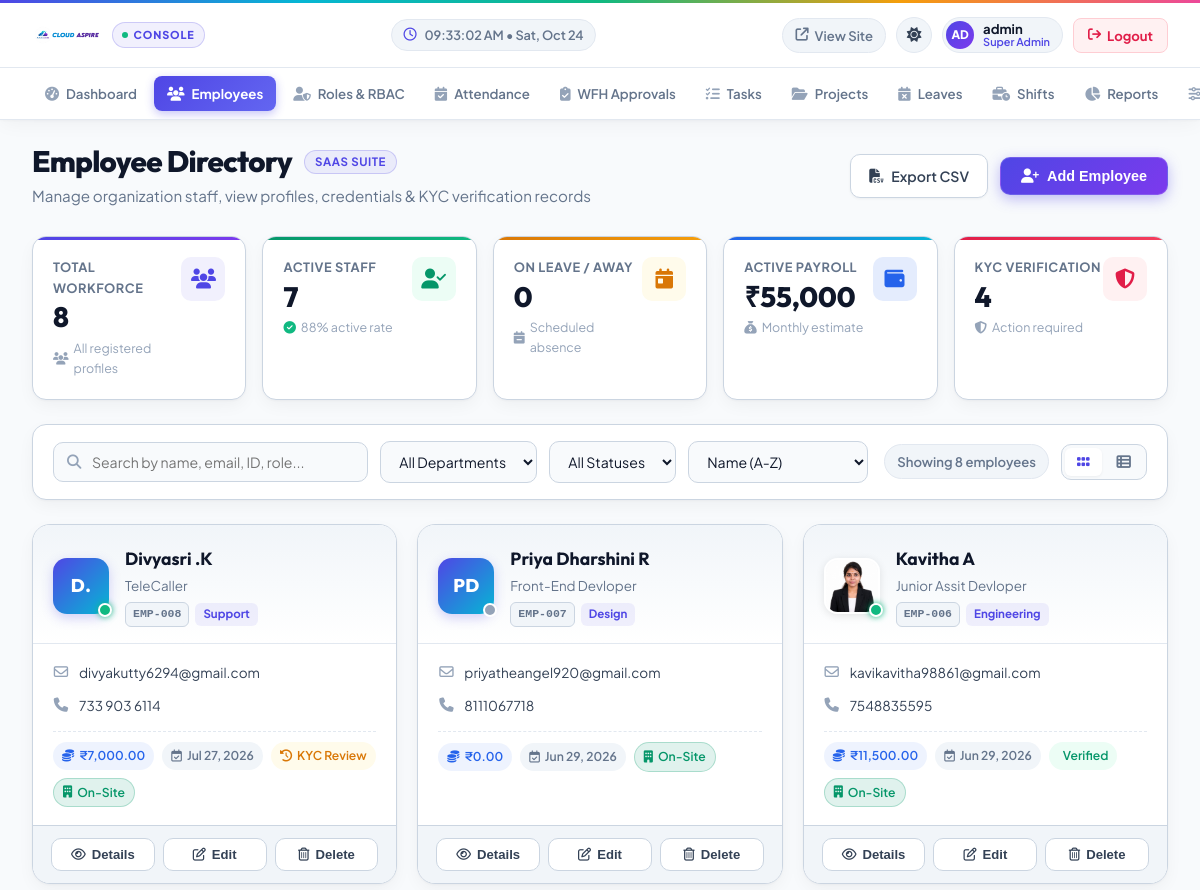
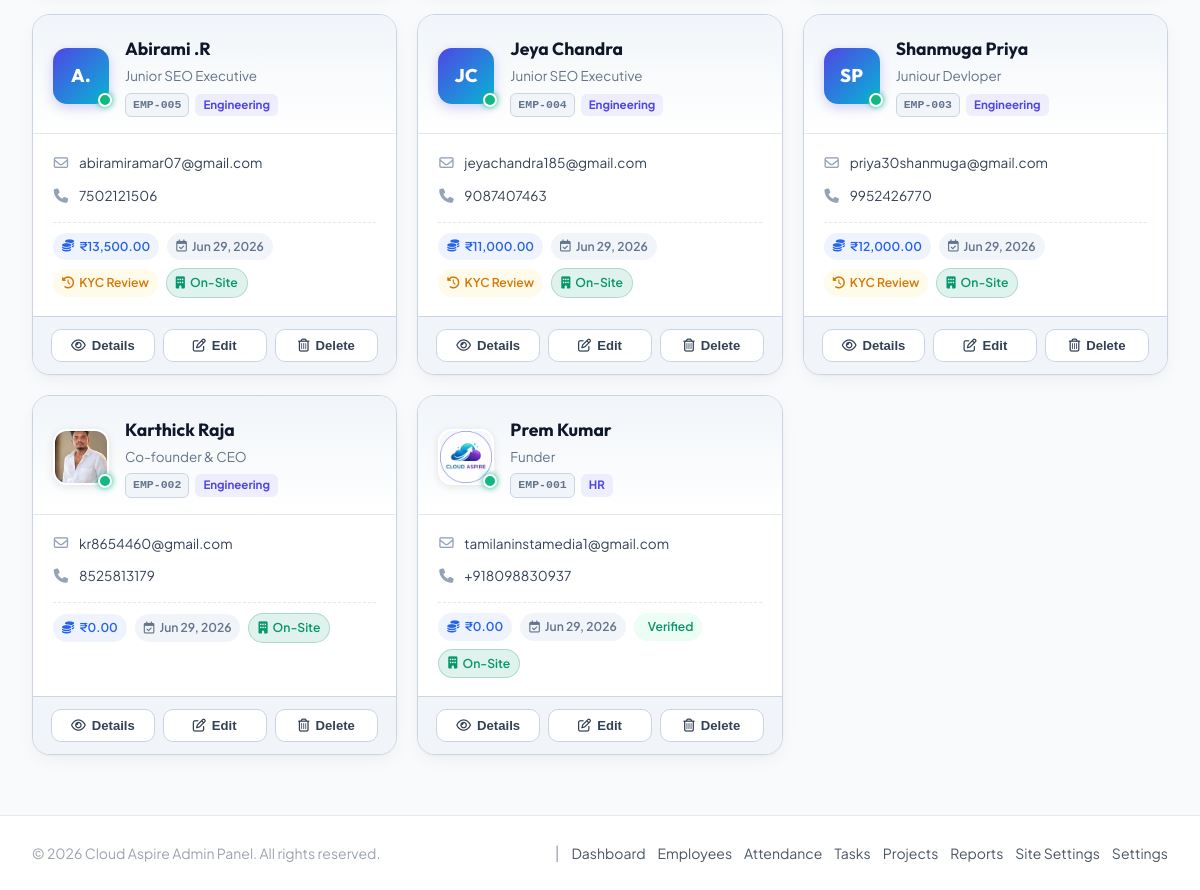
Screenshot of /admin/employee.php (signed in) with the database file from the repository (2 pictures, top to bottom).
### tables this page shows
CREATE TABLE `site_settings` (
  `id` int(11) NOT NULL AUTO_INCREMENT,
  `site_name` varchar(120) NOT NULL,
  `tagline` varchar(255) DEFAULT NULL,
  `brand_color` varchar(20) DEFAULT '#4f46e5',
  `support_email` varchar(255) DEFAULT NULL,
  `support_phone` varchar(50) DEFAULT NULL,
  `logo` varchar(255) DEFAULT NULL,
  `favicon` varchar(255) DEFAULT NULL,
  `smtp_host` varchar(255) DEFAULT NULL,
  `smtp_port` smallint(5) unsigned NOT NULL DEFAULT 587,
  `smtp_encryption` varchar(10) NOT NULL DEFAULT 'tls',
  `smtp_username` varchar(255) DEFAULT NULL,
  `smtp_password` text DEFAULT NULL,
  `smtp_from_email` varchar(255) DEFAULT NULL,
  `smtp_from_name` varchar(120) DEFAULT NULL,
  `is_active` tinyint(1) NOT NULL DEFAULT 1,
  `created_at` timestamp NOT NULL DEFAULT current_timestamp(),
  `updated_at` timestamp NOT NULL DEFAULT current_timestamp() ON UPDATE current_timestamp(),
  `office_name` varchar(150) NOT NULL DEFAULT 'Cloud Aspire Headquarters',
  `office_address` varchar(255) DEFAULT NULL,
  `office_latitude` decimal(10,8) DEFAULT 11.94160000,
  `office_longitude` decimal(11,8) DEFAULT 79.80830000,
  `office_radius_meters` int(11) NOT NULL DEFAULT 100,
  `location_attendance_enabled` tinyint(1) NOT NULL DEFAULT 1,
  `wfh_early_window_minutes` int(11) NOT NULL DEFAULT 15,
  `wfh_grace_period_minutes` int(11) NOT NULL DEFAULT 15,
  `wfh_late_threshold_minutes` int(11) NOT NULL DEFAULT 30,
  `wfh_auto_reschedule_allowed` tinyint(1) NOT NULL DEFAULT 0,
  PRIMARY KEY (`id`)
);

CREATE TABLE `employees` (
  `id` int(11) NOT NULL AUTO_INCREMENT,
  `first_name` varchar(50) NOT NULL,
  `last_name` varchar(50) NOT NULL,
  `email` varchar(100) NOT NULL,
  `password` varchar(255) DEFAULT NULL,
  `phone` varchar(20) DEFAULT NULL,
  `department` varchar(50) DEFAULT NULL,
  `position` varchar(100) DEFAULT NULL,
  `salary` decimal(10,2) DEFAULT NULL,
  `hire_date` date DEFAULT NULL,
  `status` enum('active','inactive','on_leave') DEFAULT 'active',
  `work_mode` enum('on_site','wfh') NOT NULL DEFAULT 'on_site',
  `created_at` timestamp NOT NULL DEFAULT current_timestamp(),
  `updated_at` timestamp NOT NULL DEFAULT current_timestamp() ON UPDATE current_timestamp(),
  `avatar` varchar(255) DEFAULT NULL,
  `aadhar_image` varchar(255) DEFAULT NULL,
  `aadhar_verified` tinyint(1) DEFAULT 0,
  `employee_id` varchar(10) DEFAULT NULL,
  `first_login_completed` tinyint(1) DEFAULT 0,
  PRIMARY KEY (`id`),
  UNIQUE KEY `email` (`email`)
);

### admin/employee.php (the view, shortened to what the rows shown need)
<?php
require_once __DIR__ . '/../app/security.php';
$avatarDir = __DIR__ . '/../assets/uploads/avatars';
$employees       = [];
try {
    $stmt = $pdo->query("SELECT * FROM employees ORDER BY id DESC LIMIT 1500");
    $employees = $stmt->fetchAll(PDO::FETCH_ASSOC);
} catch (PDOException $e) {
    error_log("Fetch employees error: " . $e->getMessage());
    $message = "Error loading employee roster.";
    $messageType = "error";
}
include __DIR__ . '/header.php';
?>
<div class="emp-container">
    <div class="emp-hero-bar">
        <div class="emp-hero-title-wrap">
            <h1>
                <span>Employee Directory</span>
                <span class="emp-hero-badge">SaaS Suite</span>
            </h1>
        </div>
    </div>
    <div class="emp-grid" id="empCardGrid">
        <?php foreach ($employees as $index => $emp):
            $fullName = htmlspecialchars(trim($emp['first_name'] . ' ' . $emp['last_name']));
            $initials = strtoupper(substr($emp['first_name'], 0, 1) . substr($emp['last_name'], 0, 1)) ?: 'EM';
            $code = htmlspecialchars($emp['employee_id'] ?: ('EMP-' . $emp['id']));
            $position = htmlspecialchars($emp['position'] ?: 'Staff Member');
            $dept = htmlspecialchars($emp['department'] ?: 'General');
            $status = $emp['status'] ?: 'active';
            $salary = (float)($emp['salary'] ?? 0);
            $hireDateFmt = !empty($emp['hire_date']) ? date('M d, Y', strtotime($emp['hire_date'])) : 'Not recorded';
            $aadharStatus = (int)($emp['aadhar_verified'] ?? 0);
            $hasAvatar = !empty($emp['avatar']) && file_exists($avatarDir . '/' . $emp['avatar']);
            $avatarUrl = $hasAvatar ? '/assets/uploads/avatars/' . rawurlencode($emp['avatar']) : null;
        ?>
            <div class="emp-card"
                 data-id="<?php echo $emp['id']; ?>"
                 data-name="<?php echo strtolower($fullName); ?>"
                 data-email="<?php echo strtolower($emp['email']); ?>"
                 data-phone="<?php echo strtolower($emp['phone'] ?? ''); ?>"
                 data-code="<?php echo strtolower($code); ?>"
                 data-role="<?php echo strtolower($position); ?>"
                 data-dept="<?php echo htmlspecialchars($dept); ?>"
                 data-status="<?php echo $status; ?>"
                 data-salary="<?php echo $salary; ?>"
                 data-hire="<?php echo $emp['hire_date'] ?? ''; ?>"
                 data-created="<?php echo $emp['created_at'] ?? ''; ?>"
                 style="animation-delay: <?php echo min(0.4, $index * 0.04); ?>s;">
                <div class="emp-card-header">
                    <div class="emp-avatar-wrap">
                        <?php if ($avatarUrl): ?>
                            <img src="<?php echo $avatarUrl; ?>" alt="<?php echo $fullName; ?>" class="emp-avatar-img">
                        <?php else: ?>
                            <div class="emp-avatar-fallback"><?php echo $initials; ?></div>
                        <?php endif; ?>
                        <div class="emp-status-indicator status-<?php echo $status; ?>" title="Status: <?php echo ucfirst(str_replace('_', ' ', $status)); ?>"></div>
                    </div>
                    <div class="emp-card-titles">
                        <div class="emp-card-name" title="<?php echo $fullName; ?>"><?php echo $fullName; ?></div>
                        <div class="emp-card-role" title="<?php echo $position; ?>"><?php echo $position; ?></div>
                        <div class="emp-card-chips">
                            <span class="emp-code-pill"><?php echo $code; ?></span>
                            <span class="emp-dept-pill"><?php echo $dept; ?></span>
                        </div>
                    </div>
                </div>
                <div class="emp-card-body">
                    <div class="emp-detail-row">
                        <i class="fa-regular fa-envelope"></i>
                        <a href="mailto:<?php echo htmlspecialchars($emp['email']); ?>" title="Send email">
                            <?php echo htmlspecialchars($emp['email']); ?>
                        </a>
                    </div>
                    <div class="emp-detail-row">
                        <i class="fa-solid fa-phone"></i>
                        <?php if (!empty($emp['phone'])): ?>
                            <a href="tel:<?php echo htmlspecialchars($emp['phone']); ?>">
                                <?php echo htmlspecialchars($emp['phone']); ?>
                            </a>
                        <?php else: ?>
                            <span style="color:var(--adm-faint); font-style:italic;">No phone provided</span>
                        <?php endif; ?>
                    </div>
                    <div class="emp-card-tags">
                        <div class="emp-tag-badge emp-tag-salary" title="Annual / Monthly compensation">
                            <i class="fa-solid fa-coins"></i>
                            <span>₹<?php echo number_format($salary, 2); ?></span>
                        </div>
                        <div class="emp-tag-badge emp-tag-hire" title="Joined date">
                            <i class="fa-regular fa-calendar-check"></i>
                            <span><?php echo $hireDateFmt; ?></span>
                        </div>
                        <?php if ($aadharStatus === 2): ?>
                            <div class="emp-tag-badge emp-tag-kyc-ok" title="Identity Verified">
                                <span>Verified</span>
                            </div>
                        <?php elseif ($aadharStatus === 1): ?>
                            <div class="emp-tag-badge emp-tag-kyc-pending" title="Aadhaar uploaded, pending review">
                                <i class="fa-solid fa-clock-rotate-left"></i>
                                <span>KYC Review</span>
                            </div>
                        <?php endif; ?>
                        <?php if (($emp['work_mode'] ?? 'on_site') === 'wfh'): ?>
                            <div class="emp-tag-badge" style="background:var(--adm-brand-light); color:var(--adm-brand); border:1px solid var(--adm-brand-border);" title="Work From Home / Remote">
                                <i class="fa-solid fa-house-laptop"></i>
                                <span>WFH</span>
                            </div>
                        <?php else: ?>
                            <div class="emp-tag-badge" style="background:rgba(5,150,105,0.12); color:#059669; border:1px solid rgba(5,150,105,0.25);" title="On-Site Geofence Restricted">
                                <i class="fa-solid fa-building"></i>
                                <span>On-Site</span>
                            </div>
                        <?php endif; ?>
                    </div>
                </div>
                <div class="emp-card-actions">
                    <button type="button" class="btn-card-action" onclick="openViewModal(<?php echo htmlspecialchars(json_encode($emp)); ?>)">
                        <i class="fa-regular fa-eye"></i>
                        <span>Details</span>
                    </button>
                    <button type="button" class="btn-card-action" onclick="openEditModal(<?php echo htmlspecialchars(json_encode($emp)); ?>)">
                        <i class="fa-regular fa-pen-to-square"></i>
                        <span>Edit</span>
                    </button>
                    <button type="button" class="btn-card-action btn-del" onclick="confirmDelete(<?php echo htmlspecialchars(json_encode($emp)); ?>)">
                        <i class="fa-regular fa-trash-can"></i>
                        <span>Delete</span>
                    </button>
                </div>
            </div>
        <?php endforeach; ?>
    </div>
</div>
<?php include __DIR__ . '/footer.php'; ?>

### admin/header.php (shortened to what the rows shown need)
<?php
$activeSiteSettings = null;
if (isset($pdo) && $pdo instanceof PDO) {
    try {
        $stmt = $pdo->query("SELECT site_name, logo, favicon FROM site_settings WHERE is_active = 1 ORDER BY updated_at DESC LIMIT 1");
        $activeSiteSettings = $stmt->fetch(PDO::FETCH_ASSOC);
    } catch (PDOException $e) {}
}
$adminBrandName    = !empty($activeSiteSettings['site_name']) ? $activeSiteSettings['site_name'] : 'Cloud Aspire';
$adminBrandLogo    = !empty($activeSiteSettings['logo']) ? '/assets/uploads/site/' . rawurlencode($activeSiteSettings['logo']) : null;
?>
<!DOCTYPE html>
<html lang="en">
<head>
    <link rel="stylesheet" href="https://cdnjs.cloudflare.com/ajax/libs/font-awesome/6.5.1/css/all.min.css">
    <link rel="stylesheet" href="/assets/css/theme.css">
</head>
<body>
    <header class="adm-header-wrapper">
        <div class="adm-navbar" role="navigation" aria-label="Admin Navigation">
            <a href="dashboard" class="adm-brand-area" title="<?php echo htmlspecialchars($adminBrandName); ?> Admin Dashboard">
                <?php if ($adminBrandLogo): ?>
                    <img src="<?php echo htmlspecialchars($adminBrandLogo); ?>" alt="<?php echo htmlspecialchars($adminBrandName); ?>" class="adm-brand-logo-img">
                <?php endif; ?>
                <span class="adm-badge-saas">
                    <span class="adm-pulse-dot"></span>
                    <span>Console</span>
                </span>
            </a>
        </div>
    </header>
    <main class="main-content">

### admin/footer.php (shortened to what the rows shown need)
</main>
<footer class="admin-footer">
<div class="footer-content">
<p class="footer-text">
&copy; <?php echo date('Y'); ?> <?php echo htmlspecialchars($adminBrandName ?? 'Cloud Aspire'); ?> Admin Panel. All rights reserved.
</p>
<div class="footer-links">
<span class="footer-divider">|</span>
<a href="dashboard">Dashboard</a>
<a href="employee">Employees</a>
<a href="attendance">Attendance</a>
<a href="task">Tasks</a>
<a href="project">Projects</a>
<a href="reports">Reports</a>
<a href="site_settings">Site Settings</a>
<a href="settings">Settings</a>
</div>
</div>
</footer>
</body>
</html>

### rows the page displays
site_settings: logo (picture), site_name "Cloud Aspire"
employees: initials "D.", fullName "Divyasri .K", position "TeleCaller", employee "EMP-008", department "Support", email "divyakutty6294@gmail.com", phone "733 903 6114", salary "7,000.00", hire_date "Jul 27, 2026", aadhar_verified 1 (drawn), work_mode "on_site" (drawn)
employees: initials "PD", fullName "Priya Dharshini R", position "Front-End Devloper", employee "EMP-007", department "Design", email "priyatheangel920@gmail.com", phone "8111067718", salary "0.00", hire_date "Jun 29, 2026", work_mode "on_site" (drawn)
employees: avatar (picture), fullName "Kavitha A", position "Junior Assit Devloper", employee "EMP-006", department "Engineering", email "kavikavitha98861@gmail.com", phone "7548835595", salary "11,500.00", hire_date "Jun 29, 2026", aadhar_verified "Verified", work_mode "on_site" (drawn)
employees: initials "A.", fullName "Abirami .R", position "Junior SEO Executive", employee "EMP-005", department "Engineering", email "abiramiramar07@gmail.com", phone "7502121506", salary "13,500.00", hire_date "Jun 29, 2026", aadhar_verified 1 (drawn), work_mode "on_site" (drawn)
employees: initials "JC", fullName "Jeya Chandra", position "Junior SEO Executive", employee "EMP-004", department "Engineering", email "jeyachandra185@gmail.com", phone "9087407463", salary "11,000.00", hire_date "Jun 29, 2026", aadhar_verified 1 (drawn), work_mode "on_site" (drawn)
employees: initials "SP", fullName "Shanmuga Priya", position "Juniour Devloper", employee "EMP-003", department "Engineering", email "priya30shanmuga@gmail.com", phone "9952426770", salary "12,000.00", hire_date "Jun 29, 2026", aadhar_verified 1 (drawn), work_mode "on_site" (drawn)
employees: avatar (picture), fullName "Karthick Raja", position "Co-founder & CEO", employee "EMP-002", department "Engineering", email "kr8654460@gmail.com", phone "8525813179", salary "0.00", hire_date "Jun 29, 2026", work_mode "on_site" (drawn)
employees: avatar (picture), fullName "Prem Kumar", position "Funder", employee "EMP-001", department "HR", email "tamilaninstamedia1@gmail.com", phone "+918098830937", salary "0.00", hire_date "Jun 29, 2026", aadhar_verified "Verified", work_mode "on_site" (drawn)

### other values shown
$adminInitials "AD"
$adminUsername "admin"
$navItem['label'] "Dashboard"
$navItem['label'] "Employees"
$navItem['label'] "Roles & RBAC"
$navItem['label'] "Attendance"
$navItem['label'] "WFH Approvals"
$navItem['label'] "Tasks"
$navItem['label'] "Projects"
$navItem['label'] "Leaves"
$navItem['label'] "Shifts"
$navItem['label'] "Reports"
$totalEmployees "8"
$activeEmployees "7"
$onLeaveEmployees "0"
